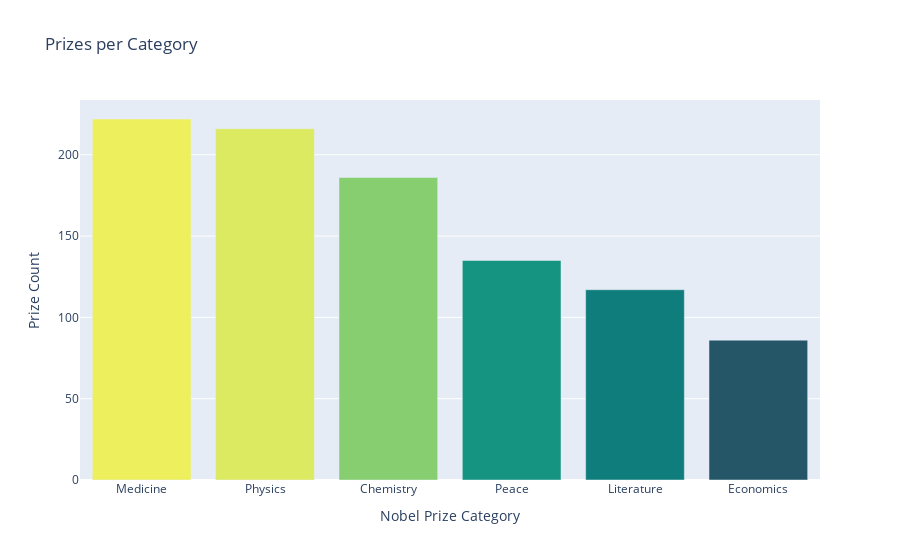

The notebook cell saved with this chart:
### Code cell
pxbar = px.bar(prizes_cat_count,
               color=prizes_cat_count.values,
               color_continuous_scale='Aggrnyl',
               title='Prizes per Category',
               )
pxbar.update_layout(xaxis_title = 'Nobel Prize Category',
                    yaxis_title = 'Prize Count',
                    coloraxis_showscale = False)
pxbar.show()

### Figure 1 — Plotly figure (JSON) as saved in the notebook; plotly's stock layout.template omitted (floating-point values rounded to 4 significant figures)
{"data": [{"alignmentgroup": "True", "hovertemplate": "category=%{x}<br>value=%{y}<br>color=%{marker.color}<extra></extra>", "legendgroup": "", "marker": {"color": [222, 216, 186, 135, 117, 86], "coloraxis": "coloraxis", "pattern": {"shape": ""}}, "name": "", "offsetgroup": "", "orientation": "v", "showlegend": false, "textposition": "auto", "type": "bar", "x": ["Medicine", "Physics", "Chemistry", "Peace", "Literature", "Economics"], "xaxis": "x", "y": [222, 216, 186, 135, 117, 86], "yaxis": "y"}], "layout": {"barmode": "relative", "coloraxis": {"colorbar": {"title": {"text": "color"}}, "colorscale": [[0, "rgb(36, 86, 104)"], [0.1667, "rgb(15, 114, 121)"], [0.3333, "rgb(13, 143, 129)"], [0.5, "rgb(57, 171, 126)"], [0.6667, "rgb(110, 197, 116)"], [0.8333, "rgb(169, 220, 103)"], [1, "rgb(237, 239, 93)"]], "showscale": false}, "legend": {"tracegroupgap": 0}, "title": {"text": "Prizes per Category"}, "xaxis": {"anchor": "y", "domain": [0, 1], "title": {"text": "Nobel Prize Category"}}, "yaxis": {"anchor": "x", "domain": [0, 1], "title": {"text": "Prize Count"}}}}
